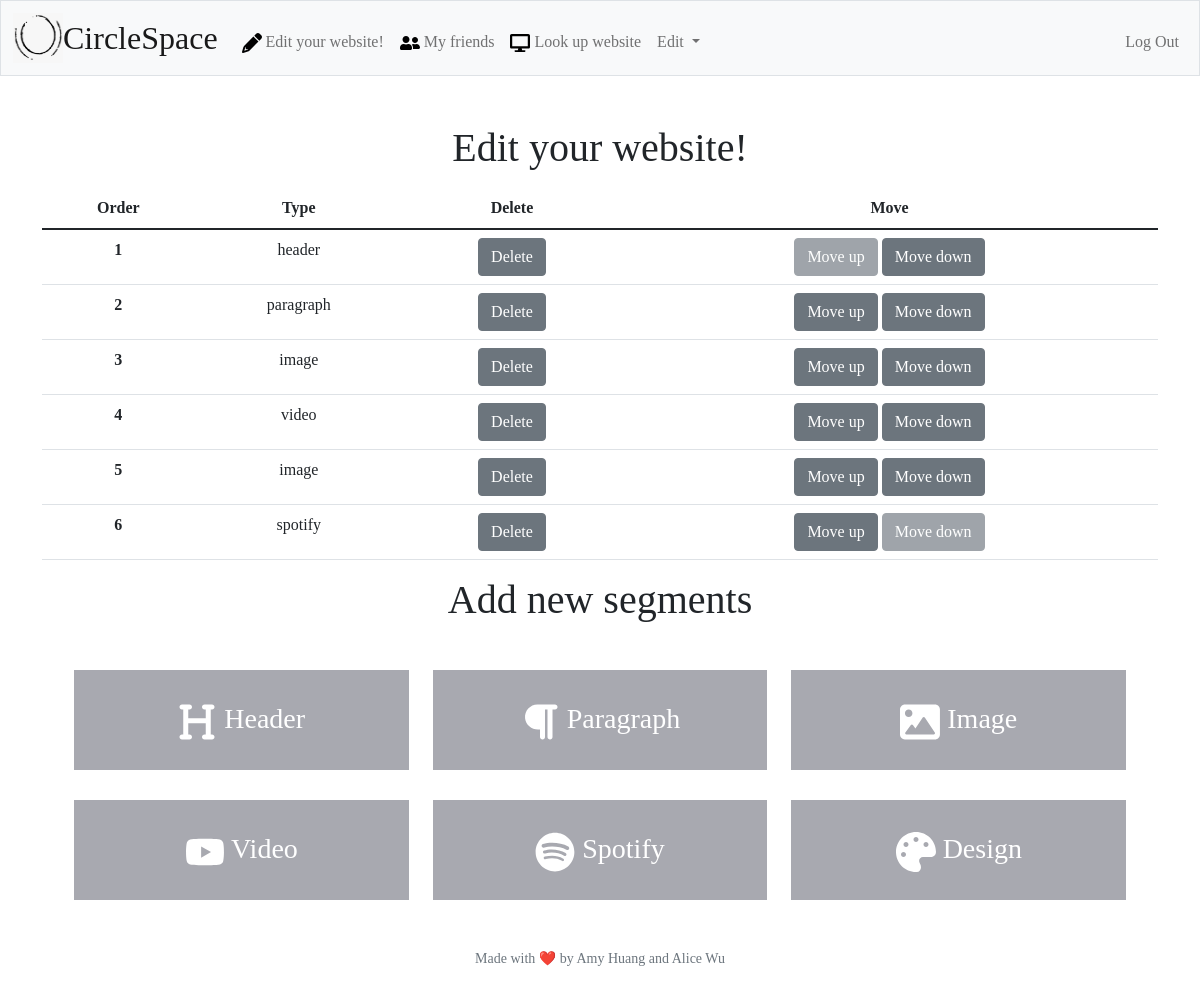
/edit (signed in), run on the app's committed database.
### tables this page shows
CREATE TABLE segments (
    segment_id INTEGER PRIMARY KEY AUTOINCREMENT NOT NULL,
    user_id INTEGER NOT NULL,
    segment_type TEXT NOT NULL,
    content TEXT NOT NULL,
    location INTEGER NOT NULL,
    FOREIGN KEY(user_id) REFERENCES users(user_id)
);

### app.py (the view, shortened to what this page needs)
@app.route("/edit", methods=["GET", "POST"])
@login_required
def edit():
    user_id = session["user_id"]
    if request.method == "GET":
        segments = db.execute("SELECT segment_type, location FROM segments WHERE user_id = ? ORDER BY location", user_id)
        return render_template("edit.html", segments=segments)

### app.py (called while the page is built)
@app.after_request
def after_request(response):
    response.headers["Cache-Control"] = "no-cache, no-store, must-revalidate"
    response.headers["Expires"] = 0
    response.headers["Pragma"] = "no-cache"
    return response

### helpers.py (called while the page is built)
def login_required(f):
    @wraps(f)
    def decorated_function(*args, **kwargs):
        if session.get("user_id") is None:
            return redirect("/login")
        return f(*args, **kwargs)
    return decorated_function

### templates/edit.html (shortened to what this page needs)
{% extends "layout.html" %}
{% block main %}
<main class="container py-5 text-center">
    <div class="mb-3">
        <h1>Edit your website!</h1>
    </div>
    <table class="table">
        <thead>
            <tr>
                <th scope="col">Order</th>
                <th scope="col">Type</th>
                <th scope="col">Delete</th>
                <th scope="col">Move</th>
            </tr>
        </thead>
        <tbody>
            <form action="/edit" method="post">
                {% for segment in segments %}
                    <tr>
                        <th scope="row">{{ segment["location"] }}</th>
                        <td>{{ segment["segment_type"] }}</td>
                        <td><button class="btn btn-secondary" type="submit" name="delete-button" value="{{ segment["location"] }}">Delete</button></td>
                        <td>
                            {% if segment != segments[0] %}
                                <button class="btn btn-secondary" type="submit" name="up-button" value="{{ segment["location"] }}">Move up</button>
                            {% else %}
                                <button class="btn btn-secondary" disabled>Move up</button>
                            {% endif %}
                            {% if segment != segments[-1] %}
                                <button class="btn btn-secondary" type="submit" name="down-button" value="{{ segment["location"] }}">Move down</button>
                            {% else %}
                                <button class="btn btn-secondary" disabled>Move down</button>
                            {% endif %}
                        </td>
                    </tr>
                {% endfor %}
            </form>
        </tbody>
    </table>
    <div class="mb-3">
        <h1>Add new segments</h1>
    </div>
    <div>
        <a class="button" href="/edit-header"><img src="/static/assets/heading-solid.svg" class="icon-large">  Header</a>
        <a class="button" href="/edit-paragraph"><img src="/static/assets/paragraph-solid.svg" class="icon-large">  Paragraph</a>
        <a class="button" href="/edit-image"><img src="/static/assets/image-solid.svg" class="icon-large">  Image</a>
        <a class="button" href="/edit-video"><img src="/static/assets/youtube-brands.svg" class="icon-large">  Video</a>
        <a class="button" href="/edit-spotify"><img src="/static/assets/spotify-brands.svg" class="icon-large">  Spotify</a>
        <a class="button" href="/edit-design"><img src="/static/assets/palette-solid.svg" class="icon-large">  Design</a>
    </div>
{% endblock %}

### static/assets/styles.css (style rules this page uses)
.icon-large { width: 40px; height: 40px; filter: invert(100%) sepia(2%) saturate(85%) hue-rotate(60deg) brightness(114%) contrast(100%); }
body { font-family:'Times New Roman', Times, serif; }
.button { text-decoration: none; display: inline-block; width: 30%; height: 100px; background-color: #43465576; padding: 28px 28px; font-size: 28px; cursor: pointer; text-align: center; margin-left: 10px; margin-right: 10px; margin-top: 30px; transition-duration: 0.4s; color: white; }

### data on the page
segments: location "1", segment_type "header", shows "Move up"
segments: location "2", segment_type "paragraph"
segments: location "3", segment_type "image"
segments: location "4", segment_type "video"
segments: location "5", segment_type "image"
segments: location "6", segment_type "spotify", shows "Move down"
